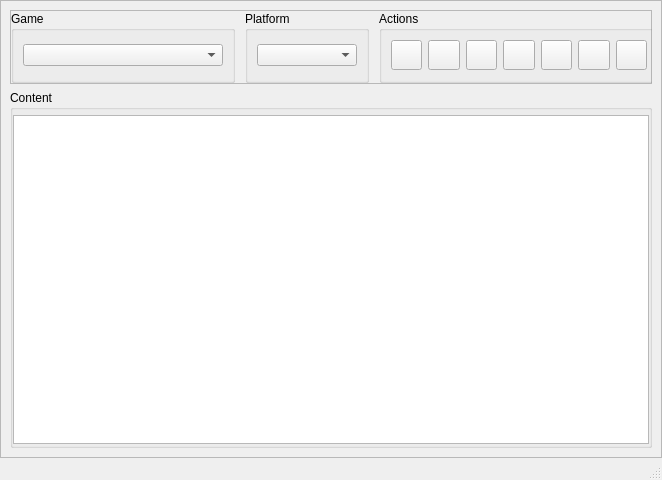
<?xml version="1.0" encoding="UTF-8"?>
<ui version="4.0">
 <class>ModelWindow</class>
 <widget class="QMainWindow" name="ModelWindow">
  <property name="geometry">
   <rect>
    <x>0</x>
    <y>0</y>
    <width>662</width>
    <height>480</height>
   </rect>
  </property>
  <property name="sizePolicy">
   <sizepolicy hsizetype="Expanding" vsizetype="Expanding">
    <horstretch>0</horstretch>
    <verstretch>0</verstretch>
   </sizepolicy>
  </property>
  <property name="minimumSize">
   <size>
    <width>662</width>
    <height>480</height>
   </size>
  </property>
  <property name="maximumSize">
   <size>
    <width>16777215</width>
    <height>16777215</height>
   </size>
  </property>
  <property name="windowTitle">
   <string/>
  </property>
  <property name="windowIcon">
   <iconset resource="../resources/resources.qrc">
    <normaloff>:/icons/db.ico</normaloff>:/icons/db.ico</iconset>
  </property>
  <property name="styleSheet">
   <string notr="true">* {
   font: 9pt &quot;Montserrat&quot;;
   color: rgb(255, 255, 255);
}

QFrame{
  background-color: rgb(31, 38, 79);
}

QStatusBar{
  background-color: rgb(31, 38, 79);
}

#actionsGrpBox &gt; QPushButton:hover:!pressed
{
  background-color: rgb(11, 103, 198);
}

#actionsGrpBox &gt; QPushButton:hover:pressed
{
  background-color: rgb(10, 89, 170);
}

#actionsGrpBox &gt; QPushButton{
  background-color: rgb(31, 94, 255);
  color: rgb(255, 255, 255);
  border: unset;
  border-radius: 4px;
  font-size:12px;
}

#actionsGrpBox &gt; QPushButton:disabled{
  background-color: rgb(185, 186, 189);
}

QToolTip {
  color: black;
}

QLabel {
  color: rgb(255, 255, 255);
}

QGroupBox {
  color: rgb(255, 255, 255);
}

QComboBox {
  color: rgb(255, 255, 255);
  border: 1px solid  rgb(255, 255, 255);
  background-color: rgb(31, 38, 79);
  padding: 2px;
}

QListView {
 border: unset;
}

QListView::item:selected:!active {
  color: rgb(255, 255, 255);
}

QListView::item:hover {
  background-color: rgb(10, 89, 170);
}

QListView::item:selected {
  background-color: rgb(11, 103, 198);
}

QListView{
  outline: none;
}

QScrollBar:vertical {              
    border: unset;
    background-color: rgb(31, 38, 79);
    width:10px;    
    margin: 0px 0px 0px 0px;
}

QScrollBar::handle:vertical {
    border-radius: 4px;
    background-color: rgb(11, 95, 181);
    min-height: 0px;
}

QScrollBar::add-page:horizontal, QScrollBar::sub-page:horizontal,
QScrollBar::add-page:vertical, QScrollBar::sub-page:vertical {
    height: 0px;
    background: none;
}

QScrollBar::add-line:vertical {
    height: 0px;
}

QScrollBar::sub-line:vertical {
    height: 0px;
}</string>
  </property>
  <property name="locale">
   <locale language="English" country="UnitedStates"/>
  </property>
  <widget class="QWidget" name="centralwidget">
   <property name="locale">
    <locale language="English" country="UnitedStates"/>
   </property>
   <layout class="QVBoxLayout" name="verticalLayout_2">
    <property name="leftMargin">
     <number>0</number>
    </property>
    <property name="topMargin">
     <number>0</number>
    </property>
    <property name="rightMargin">
     <number>0</number>
    </property>
    <property name="bottomMargin">
     <number>0</number>
    </property>
    <item>
     <widget class="QFrame" name="frame_2">
      <property name="frameShape">
       <enum>QFrame::StyledPanel</enum>
      </property>
      <property name="frameShadow">
       <enum>QFrame::Raised</enum>
      </property>
      <layout class="QVBoxLayout" name="verticalLayout">
       <item>
        <widget class="QFrame" name="frame">
         <property name="frameShape">
          <enum>QFrame::StyledPanel</enum>
         </property>
         <property name="frameShadow">
          <enum>QFrame::Raised</enum>
         </property>
         <layout class="QHBoxLayout" name="horizontalLayout_3">
          <property name="spacing">
           <number>0</number>
          </property>
          <property name="leftMargin">
           <number>0</number>
          </property>
          <property name="topMargin">
           <number>0</number>
          </property>
          <property name="rightMargin">
           <number>0</number>
          </property>
          <property name="bottomMargin">
           <number>0</number>
          </property>
          <item>
           <widget class="QGroupBox" name="gameGrpBox">
            <property name="minimumSize">
             <size>
              <width>0</width>
              <height>0</height>
             </size>
            </property>
            <property name="title">
             <string>Game</string>
            </property>
            <layout class="QHBoxLayout" name="horizontalLayout_2">
             <item>
              <widget class="QComboBox" name="gameCmbBox">
               <property name="minimumSize">
                <size>
                 <width>200</width>
                 <height>0</height>
                </size>
               </property>
              </widget>
             </item>
            </layout>
           </widget>
          </item>
          <item>
           <spacer name="horizontalSpacer">
            <property name="orientation">
             <enum>Qt::Horizontal</enum>
            </property>
            <property name="sizeType">
             <enum>QSizePolicy::Fixed</enum>
            </property>
            <property name="sizeHint" stdset="0">
             <size>
              <width>10</width>
              <height>20</height>
             </size>
            </property>
           </spacer>
          </item>
          <item>
           <widget class="QGroupBox" name="platformGrpBox">
            <property name="title">
             <string>Platform</string>
            </property>
            <layout class="QHBoxLayout" name="horizontalLayout_4">
             <item>
              <widget class="QComboBox" name="platformCmbBox">
               <property name="minimumSize">
                <size>
                 <width>100</width>
                 <height>0</height>
                </size>
               </property>
              </widget>
             </item>
            </layout>
           </widget>
          </item>
          <item>
           <spacer name="horizontalSpacer_2">
            <property name="orientation">
             <enum>Qt::Horizontal</enum>
            </property>
            <property name="sizeType">
             <enum>QSizePolicy::Fixed</enum>
            </property>
            <property name="sizeHint" stdset="0">
             <size>
              <width>10</width>
              <height>20</height>
             </size>
            </property>
           </spacer>
          </item>
          <item>
           <widget class="QGroupBox" name="actionsGrpBox">
            <property name="sizePolicy">
             <sizepolicy hsizetype="Maximum" vsizetype="Preferred">
              <horstretch>0</horstretch>
              <verstretch>0</verstretch>
             </sizepolicy>
            </property>
            <property name="minimumSize">
             <size>
              <width>280</width>
              <height>0</height>
             </size>
            </property>
            <property name="maximumSize">
             <size>
              <width>280</width>
              <height>16777215</height>
             </size>
            </property>
            <property name="locale">
             <locale language="English" country="UnitedStates"/>
            </property>
            <property name="title">
             <string>Actions</string>
            </property>
            <layout class="QHBoxLayout" name="horizontalLayout">
             <property name="spacing">
              <number>6</number>
             </property>
             <property name="bottomMargin">
              <number>10</number>
             </property>
             <item>
              <widget class="QPushButton" name="openBtn">
               <property name="sizePolicy">
                <sizepolicy hsizetype="Minimum" vsizetype="Fixed">
                 <horstretch>0</horstretch>
                 <verstretch>0</verstretch>
                </sizepolicy>
               </property>
               <property name="minimumSize">
                <size>
                 <width>30</width>
                 <height>30</height>
                </size>
               </property>
               <property name="maximumSize">
                <size>
                 <width>16777215</width>
                 <height>16777215</height>
                </size>
               </property>
               <property name="toolTip">
                <string/>
               </property>
               <property name="whatsThis">
                <string/>
               </property>
               <property name="text">
                <string/>
               </property>
              </widget>
             </item>
             <item>
              <widget class="QPushButton" name="saveBtn">
               <property name="minimumSize">
                <size>
                 <width>30</width>
                 <height>30</height>
                </size>
               </property>
               <property name="text">
                <string/>
               </property>
              </widget>
             </item>
             <item>
              <widget class="QPushButton" name="saveAsBtn">
               <property name="minimumSize">
                <size>
                 <width>30</width>
                 <height>30</height>
                </size>
               </property>
               <property name="text">
                <string/>
               </property>
              </widget>
             </item>
             <item>
              <widget class="QPushButton" name="disableBtn">
               <property name="minimumSize">
                <size>
                 <width>30</width>
                 <height>30</height>
                </size>
               </property>
               <property name="text">
                <string/>
               </property>
              </widget>
             </item>
             <item>
              <widget class="QPushButton" name="importBtn">
               <property name="minimumSize">
                <size>
                 <width>30</width>
                 <height>30</height>
                </size>
               </property>
               <property name="text">
                <string/>
               </property>
              </widget>
             </item>
             <item>
              <widget class="QPushButton" name="exportBtn">
               <property name="sizePolicy">
                <sizepolicy hsizetype="Minimum" vsizetype="Fixed">
                 <horstretch>0</horstretch>
                 <verstretch>0</verstretch>
                </sizepolicy>
               </property>
               <property name="minimumSize">
                <size>
                 <width>30</width>
                 <height>30</height>
                </size>
               </property>
               <property name="maximumSize">
                <size>
                 <width>16777215</width>
                 <height>16777215</height>
                </size>
               </property>
               <property name="text">
                <string/>
               </property>
              </widget>
             </item>
             <item>
              <widget class="QPushButton" name="goBackBtn">
               <property name="sizePolicy">
                <sizepolicy hsizetype="Minimum" vsizetype="Fixed">
                 <horstretch>0</horstretch>
                 <verstretch>0</verstretch>
                </sizepolicy>
               </property>
               <property name="minimumSize">
                <size>
                 <width>30</width>
                 <height>30</height>
                </size>
               </property>
               <property name="maximumSize">
                <size>
                 <width>16777215</width>
                 <height>16777215</height>
                </size>
               </property>
               <property name="text">
                <string/>
               </property>
              </widget>
             </item>
            </layout>
           </widget>
          </item>
          <item>
           <spacer name="horizontalSpacer_3">
            <property name="orientation">
             <enum>Qt::Horizontal</enum>
            </property>
            <property name="sizeType">
             <enum>QSizePolicy::Expanding</enum>
            </property>
            <property name="sizeHint" stdset="0">
             <size>
              <width>0</width>
              <height>20</height>
             </size>
            </property>
           </spacer>
          </item>
         </layout>
        </widget>
       </item>
       <item>
        <widget class="QGroupBox" name="contentGrpBox">
         <property name="minimumSize">
          <size>
           <width>0</width>
           <height>0</height>
          </size>
         </property>
         <property name="title">
          <string>Content</string>
         </property>
         <layout class="QVBoxLayout" name="verticalLayout_3">
          <property name="spacing">
           <number>0</number>
          </property>
          <property name="leftMargin">
           <number>0</number>
          </property>
          <property name="topMargin">
           <number>5</number>
          </property>
          <property name="rightMargin">
           <number>0</number>
          </property>
          <property name="bottomMargin">
           <number>1</number>
          </property>
          <item>
           <widget class="QListView" name="contentListView">
            <property name="sizePolicy">
             <sizepolicy hsizetype="Expanding" vsizetype="Expanding">
              <horstretch>0</horstretch>
              <verstretch>0</verstretch>
             </sizepolicy>
            </property>
            <property name="editTriggers">
             <set>QAbstractItemView::NoEditTriggers</set>
            </property>
            <property name="selectionMode">
             <enum>QAbstractItemView::ExtendedSelection</enum>
            </property>
           </widget>
          </item>
         </layout>
        </widget>
       </item>
      </layout>
     </widget>
    </item>
   </layout>
  </widget>
  <widget class="QStatusBar" name="statusbar"/>
 </widget>
 <resources>
  <include location="../resources/resources.qrc"/>
 </resources>
 <connections/>
</ui>
